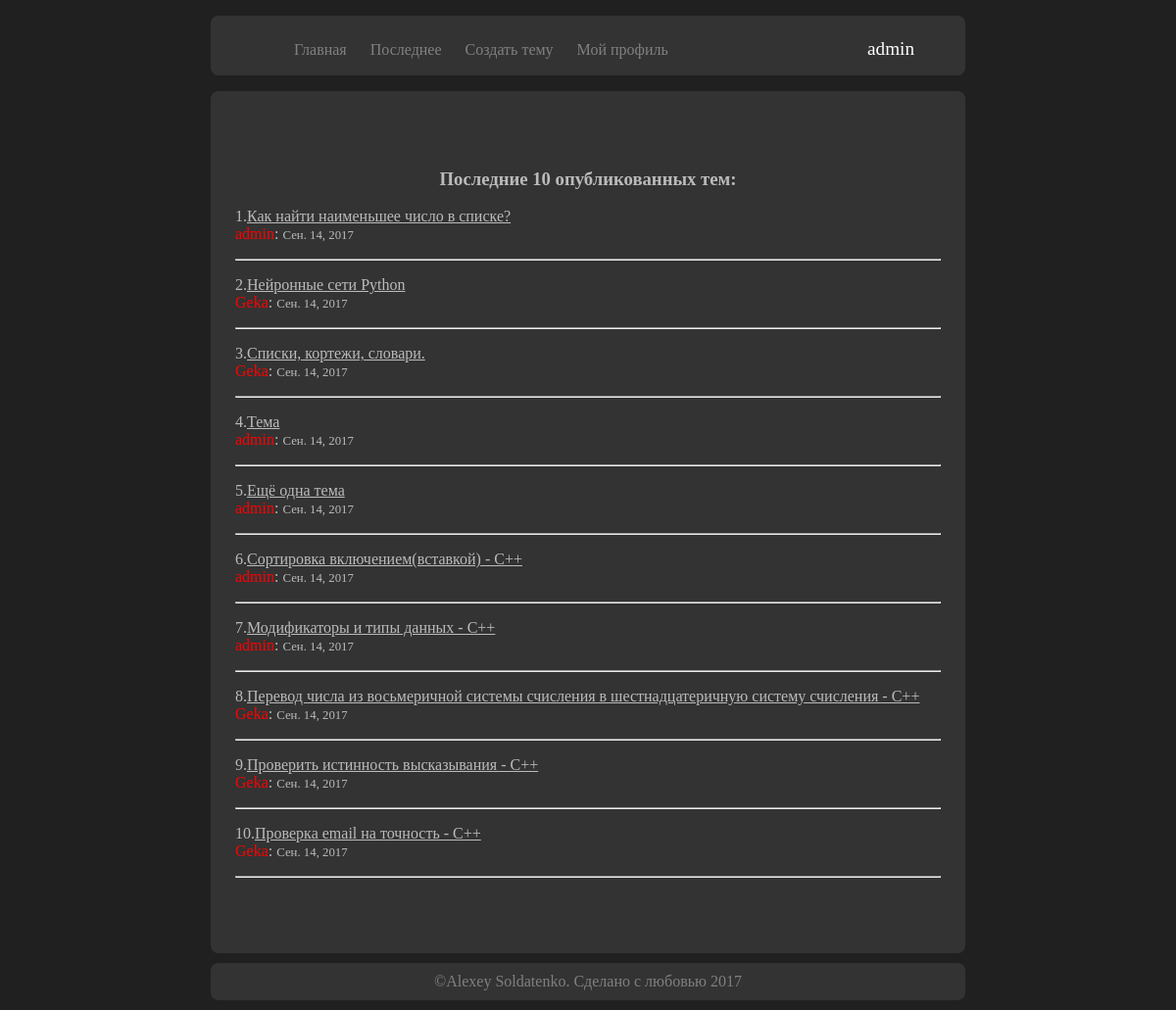
The page /last_topics (signed in) on the database its author committed.
### topics/models.py (models this page shows, shortened)
class Topics(models.Model):
	section_name = models.ForeignKey(Sections, default='other')
	subsection_name = models.ForeignKey(Subsection, default='other')
	topic_name = models.CharField(max_length=300)
	date = models.DateField()
	author_name = models.CharField(max_length=100)
	context = models.TextField()

### topics/views.py (the view)
# urls.py: url(r'last_topics', 'topics.views.display_last_topics'),
def display_last_topics(request):
	topics = Topics.objects.all().order_by('-date')[:10]
	return render(request, 'last_topics.html', {'topics': topics})

### templates/last_topics.html
{%extends "base.html"%}
{%load staticfiles%}
{%block log_user%}
{%if user.is_anonymous%}
{{block.super}}
{%elif user.is_active%}
<div style="margin-top: 18%">
<a title="Выйти" style="color:white; font-size: 1.2em" href="/logout">{{user.username}}</a>
</div>
{%else%}
{{block.super}}
{%endif%}
{%endblock%}
{%block content%}
<div class="content">
<h3 style="text-align: center">Последние 10 опубликованных тем:</h3>
{%for topic in topics%}
<p>{{forloop.counter}}.<a href="topic/{{topic.id}}">{{topic.topic_name}}</a><br>
<span style="color:red">{{topic.author_name}}</span>:
<span style="font-size: 0.8em">{{topic.date}}</span></p><hr>
{%endfor%}
</div>
{%endblock%}
{%block footer%}
{{block.super}}
{%endblock%}

### static/base.css (style rules this page uses)
body { margin: 0; padding: 0; background: #202020; color: #808080; }
.header a { color: #808080; text-decoration: none; }
.content { border-radius: 8px; width: 60%; min-height: 100vh; margin: 6px auto 10px auto; padding: 60px 25px 20px; background: #333; color: #bbb; }
.content a { color: inherit; }

### rows shown on the page
Topics: topic_name "Как найти наименьшее число в списке?", author_name "admin", date "Сен. 14, 2017"
Topics: topic_name "Нейронные сети Python", author_name "Geka", date "Сен. 14, 2017"
Topics: topic_name "Списки, кортежи, словари.", author_name "Geka", date "Сен. 14, 2017"
Topics: topic_name "Тема", author_name "admin", date "Сен. 14, 2017"
Topics: topic_name "Ещё одна тема", author_name "admin", date "Сен. 14, 2017"
Topics: topic_name "Сортировка включением(вставкой) - C++", author_name "admin", date "Сен. 14, 2017"
Topics: topic_name "Модификаторы и типы данных - C++", author_name "admin", date "Сен. 14, 2017"
Topics: topic_name "Перевод числа из восьмеричной системы счисления в шестнадцатеричную систему счисления - C++", author_name "Geka", date "Сен. 14, 2017"
Topics: topic_name "Проверить истинность высказывания - C++", author_name "Geka", date "Сен. 14, 2017"
Topics: topic_name "Проверка email на точность - C++", author_name "Geka", date "Сен. 14, 2017"

### other values the page prints
{{ user.username }} "admin"
